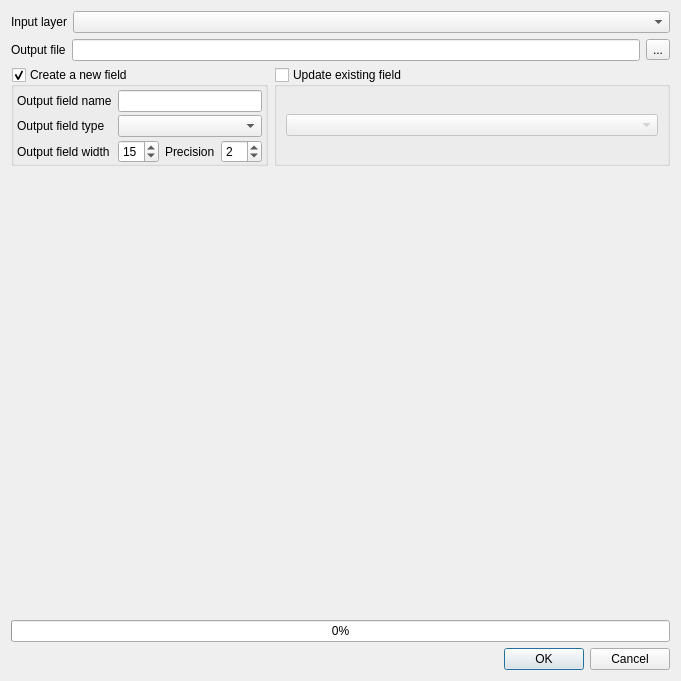
<?xml version="1.0" encoding="UTF-8"?>
<ui version="4.0">
 <class>FieldsCalculator</class>
 <widget class="QDialog" name="FieldsCalculator">
  <property name="geometry">
   <rect>
    <x>0</x>
    <y>0</y>
    <width>681</width>
    <height>681</height>
   </rect>
  </property>
  <property name="windowTitle">
   <string>Field calculator</string>
  </property>
  <layout class="QGridLayout" name="gridLayout">
   <item row="2" column="0">
    <widget class="QGroupBox" name="mNewFieldGroupBox">
     <property name="sizePolicy">
      <sizepolicy hsizetype="Fixed" vsizetype="Fixed">
       <horstretch>0</horstretch>
       <verstretch>0</verstretch>
      </sizepolicy>
     </property>
     <property name="title">
      <string>Create a new field</string>
     </property>
     <property name="flat">
      <bool>true</bool>
     </property>
     <property name="checkable">
      <bool>true</bool>
     </property>
     <property name="checked">
      <bool>true</bool>
     </property>
     <layout class="QGridLayout">
      <property name="sizeConstraint">
       <enum>QLayout::SetMinimumSize</enum>
      </property>
      <property name="leftMargin">
       <number>3</number>
      </property>
      <property name="topMargin">
       <number>3</number>
      </property>
      <property name="rightMargin">
       <number>3</number>
      </property>
      <property name="bottomMargin">
       <number>0</number>
      </property>
      <property name="verticalSpacing">
       <number>3</number>
      </property>
      <item row="0" column="0">
       <widget class="QLabel" name="mFieldNameLabel">
        <property name="text">
         <string>Output field name</string>
        </property>
        <property name="buddy">
         <cstring>mOutputFieldNameLineEdit</cstring>
        </property>
       </widget>
      </item>
      <item row="0" column="1" colspan="3">
       <widget class="QLineEdit" name="mOutputFieldNameLineEdit"/>
      </item>
      <item row="1" column="0">
       <widget class="QLabel" name="mOutputFieldTypeLabel">
        <property name="text">
         <string>Output field type</string>
        </property>
        <property name="buddy">
         <cstring>mOutputFieldTypeComboBox</cstring>
        </property>
       </widget>
      </item>
      <item row="1" column="1" colspan="3">
       <widget class="QComboBox" name="mOutputFieldTypeComboBox"/>
      </item>
      <item row="2" column="0">
       <widget class="QLabel" name="mOutputFieldWidthLabel">
        <property name="text">
         <string>Output field width</string>
        </property>
        <property name="buddy">
         <cstring>mOutputFieldWidthSpinBox</cstring>
        </property>
       </widget>
      </item>
      <item row="2" column="1">
       <widget class="QSpinBox" name="mOutputFieldWidthSpinBox">
        <property name="toolTip">
         <string>Width of complete output. For example 123,456 means 6 as field width.</string>
        </property>
        <property name="minimum">
         <number>0</number>
        </property>
        <property name="value">
         <number>15</number>
        </property>
       </widget>
      </item>
      <item row="2" column="2">
       <widget class="QLabel" name="mOutputFieldPrecisionLabel">
        <property name="text">
         <string>Precision</string>
        </property>
        <property name="buddy">
         <cstring>mOutputFieldPrecisionSpinBox</cstring>
        </property>
       </widget>
      </item>
      <item row="2" column="3">
       <widget class="QSpinBox" name="mOutputFieldPrecisionSpinBox">
        <property name="value">
         <number>2</number>
        </property>
       </widget>
      </item>
     </layout>
    </widget>
   </item>
   <item row="5" column="0" colspan="2">
    <widget class="QDialogButtonBox" name="mButtonBox">
     <property name="sizePolicy">
      <sizepolicy hsizetype="Expanding" vsizetype="Fixed">
       <horstretch>3</horstretch>
       <verstretch>0</verstretch>
      </sizepolicy>
     </property>
     <property name="orientation">
      <enum>Qt::Horizontal</enum>
     </property>
     <property name="standardButtons">
      <set>QDialogButtonBox::Cancel|QDialogButtonBox::Ok</set>
     </property>
    </widget>
   </item>
   <item row="0" column="0" colspan="2">
    <layout class="QHBoxLayout" name="horizontalLayout">
     <item>
      <widget class="QLabel" name="label">
       <property name="text">
        <string>Input layer</string>
       </property>
      </widget>
     </item>
     <item>
      <widget class="QgsMapLayerComboBox" name="cmbInputLayer">
       <property name="sizePolicy">
        <sizepolicy hsizetype="Expanding" vsizetype="Fixed">
         <horstretch>0</horstretch>
         <verstretch>0</verstretch>
        </sizepolicy>
       </property>
      </widget>
     </item>
    </layout>
   </item>
   <item row="2" column="1">
    <widget class="QGroupBox" name="mUpdateExistingGroupBox">
     <property name="title">
      <string>Update existing field</string>
     </property>
     <property name="flat">
      <bool>true</bool>
     </property>
     <property name="checkable">
      <bool>true</bool>
     </property>
     <property name="checked">
      <bool>false</bool>
     </property>
     <layout class="QVBoxLayout" name="verticalLayout">
      <item>
       <widget class="QComboBox" name="mExistingFieldComboBox"/>
      </item>
     </layout>
    </widget>
   </item>
   <item row="3" column="0" colspan="2">
    <widget class="QgsExpressionBuilderWidget" name="builder" native="true">
     <property name="autoFillBackground">
      <bool>false</bool>
     </property>
    </widget>
   </item>
   <item row="1" column="0" colspan="2">
    <layout class="QHBoxLayout" name="horizontalLayout_2">
     <item>
      <widget class="QLabel" name="label_2">
       <property name="text">
        <string>Output file</string>
       </property>
      </widget>
     </item>
     <item>
      <widget class="QLineEdit" name="leOutputFile"/>
     </item>
     <item>
      <widget class="QToolButton" name="btnBrowse">
       <property name="text">
        <string>...</string>
       </property>
      </widget>
     </item>
    </layout>
   </item>
   <item row="4" column="0" colspan="2">
    <widget class="QProgressBar" name="progressBar">
     <property name="value">
      <number>0</number>
     </property>
    </widget>
   </item>
  </layout>
 </widget>
 <customwidgets>
  <customwidget>
   <class>QgsExpressionBuilderWidget</class>
   <extends>QWidget</extends>
   <header>qgis.gui</header>
   <container>1</container>
  </customwidget>
  <customwidget>
   <class>QgsMapLayerComboBox</class>
   <extends>QComboBox</extends>
   <header>qgis.gui</header>
   <container>0</container>
  </customwidget>
 </customwidgets>
 <tabstops>
  <tabstop>mOutputFieldNameLineEdit</tabstop>
  <tabstop>mOutputFieldTypeComboBox</tabstop>
  <tabstop>mOutputFieldWidthSpinBox</tabstop>
  <tabstop>mOutputFieldPrecisionSpinBox</tabstop>
  <tabstop>mButtonBox</tabstop>
 </tabstops>
 <resources/>
 <connections>
  <connection>
   <sender>mButtonBox</sender>
   <signal>accepted()</signal>
   <receiver>FieldsCalculator</receiver>
   <slot>accept()</slot>
   <hints>
    <hint type="sourcelabel">
     <x>679</x>
     <y>559</y>
    </hint>
    <hint type="destinationlabel">
     <x>157</x>
     <y>274</y>
    </hint>
   </hints>
  </connection>
  <connection>
   <sender>mButtonBox</sender>
   <signal>rejected()</signal>
   <receiver>FieldsCalculator</receiver>
   <slot>reject()</slot>
   <hints>
    <hint type="sourcelabel">
     <x>679</x>
     <y>559</y>
    </hint>
    <hint type="destinationlabel">
     <x>286</x>
     <y>274</y>
    </hint>
   </hints>
  </connection>
 </connections>
</ui>
